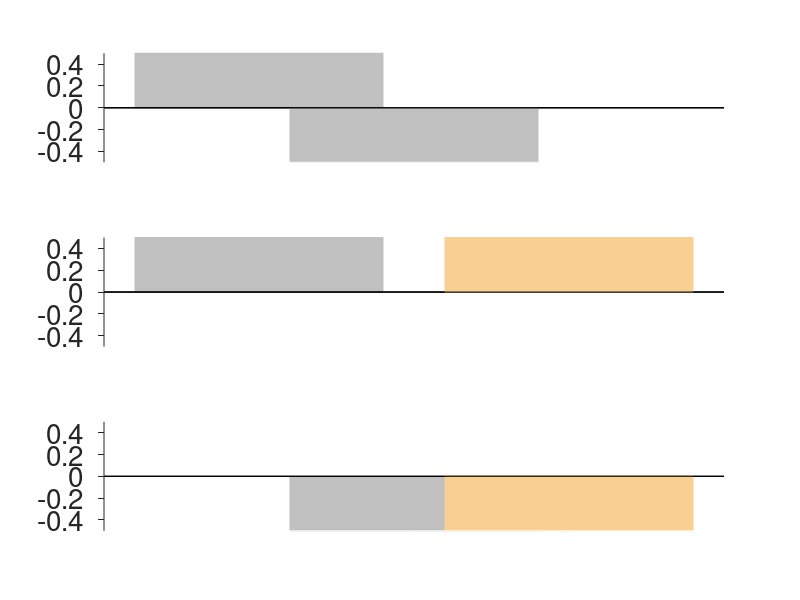

Recreate this plot in MATLAB. (Note: this script raises an error after producing the figure.)
set(0,'DefaultAxesFontSize', 20)
set(0,'DefaultFigureColor','w')
set(0,'DefaultAxesBox','off')

gray = [192 192 192]./255;
blue = [171 198 235]./255;
orange = [247 208 146]./255;
labels = {'Left Input','Right Input','Level difference comparator'};
colors = {'gray','gray','orange'};
close all
figure() 
% input levels 1
subplot(3,1,1)
x = [1 2 3];
y  = [0.5 -0.5 0];
for i = 1:3
p1 = bar(x(i),y(i));
set(p1,'FaceColor',eval(colors{i}),'EdgeColor',eval(colors{i}));
hold on 
end 
ylim([-0.5 0.5])
set(gca,'TickDir','out','Box','off','XTick',[],'XColor','w')

% input levels 2
subplot(3,1,2)
y = [0.5 0 0.5];
for i = 1:3
p1 = bar(x(i),y(i));
set(p1,'FaceColor',eval(colors{i}),'EdgeColor',eval(colors{i}));
hold on 
end 
ylim([-0.5 0.5])
set(gca,'TickDir','out','Box','off','XTick',[1:4],'XColor','w')

% input levels 2
subplot(3,1,3)
y = [0 -0.5 -0.5];
for i = 1:3
p1 = bar(x(i),y(i));
set(p1,'FaceColor',eval(colors{i}),'EdgeColor',eval(colors{i}));
hold on 
end 
ylim([-0.5 0.5])
set(gca,'XTickLabel',labels)
set(gca,'TickDir','out','Box','off','XTick',[1:4],'XColor','w')

suplabel('Activity level (Arbitrary units)','y')
% spaceplots